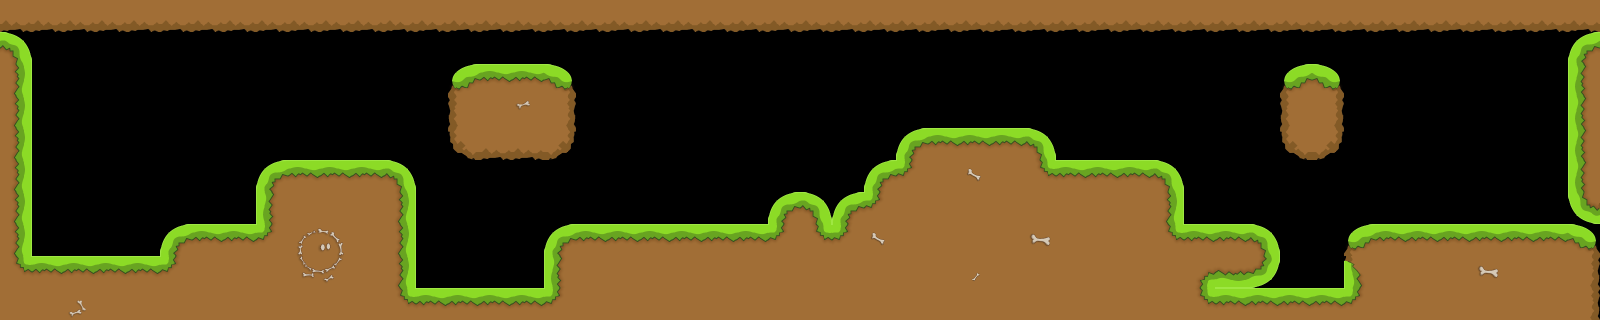

This game map was drawn from its Tiled (.tmx) file and the tilesets committed beside it. A one-line description and the trimmed map source follow:
An orthogonal 50x10 tile map with 32x32 px tiles, 1 tile layer (Ebene 1).

<map version="1.0" orientation="orthogonal" width="50" height="10" tilewidth="32" tileheight="32">
 <tileset firstgid="1" name="tiles" tilewidth="32" tileheight="32">
  <image source="../tiles/tiles.png" />
  <tile id="0">
   <properties>
    <property name="solid" value="0" />
   </properties>
  </tile>
  <tile id="1">
   <properties>
    <property name="solid" value="0" />
   </properties>
  </tile>
  <tile id="2">
   <properties>
    <property name="solid" value="0" />
   </properties>
  </tile>
  <tile id="3">
   <properties>
    <property name="solid" value="0" />
   </properties>
  </tile>
  <tile id="4">
   <properties>
    <property name="solid" value="1" />
   </properties>
  </tile>
  <tile id="5">
   <properties>
    <property name="solid" value="1" />
   </properties>
  </tile>
  <tile id="6">
   <properties>
    <property name="solid" value="0" />
   </properties>
  </tile>
  <tile id="7">
   <properties>
    <property name="solid" value="1" />
   </properties>
  </tile>
  <tile id="8">
   <properties>
    <property name="solid" value="1" />
   </properties>
  </tile>
  <tile id="9">
   <properties>
    <property name="solid" value="1" />
   </properties>
  </tile>
  <tile id="10">
   <properties>
    <property name="solid" value="1" />
   </properties>
  </tile>
  <tile id="11">
   <properties>
    <property name="solid" value="1" />
   </properties>
  </tile>
  <tile id="12">
   <properties>
    <property name="solid" value="1" />
   </properties>
  </tile>
  <tile id="13">
   <properties>
    <property name="solid" value="1" />
   </properties>
  </tile>
  <tile id="14">
   <properties>
    <property name="solid" value="1" />
   </properties>
  </tile>
  <tile id="15">
   <properties>
    <property name="solid" value="1" />
   </properties>
  </tile>
  <tile id="16">
   <properties>
    <property name="solid" value="1" />
   </properties>
  </tile>
  <tile id="17">
   <properties>
    <property name="solid" value="1" />
   </properties>
  </tile>
  <tile id="18">
   <properties>
    <property name="solid" value="1" />
   </properties>
  </tile>
  <tile id="19">
   <properties>
    <property name="solid" value="1" />
   </properties>
  </tile>
  <tile id="20">
   <properties>
    <property name="solid" value="1" />
   </properties>
  </tile>
  <tile id="21">
   <properties>
    <property name="solid" value="1" />
   </properties>
  </tile>
  <tile id="22">
   <properties>
    <property name="solid" value="1" />
   </properties>
  </tile>
  <tile id="23">
   <properties>
    <property name="solid" value="1" />
   </properties>
  </tile>
  <tile id="24">
   <properties>
    <property name="solid" value="1" />
   </properties>
  </tile>
  <tile id="25">
   <properties>
    <property name="solid" value="1" />
   </properties>
  </tile>
  <tile id="26">
   <properties>
    <property name="solid" value="0" />
   </properties>
  </tile>
  <tile id="27">
   <properties>
    <property name="solid" value="0" />
   </properties>
  </tile>
  <tile id="28">
   <properties>
    <property name="solid" value="0" />
   </properties>
  </tile>
  <tile id="29">
   <properties>
    <property name="solid" value="0" />
   </properties>
  </tile>
  <tile id="30">
   <properties>
    <property name="solid" value="0" />
   </properties>
  </tile>
  <tile id="32">
   <properties>
    <property name="solid" value="0" />
   </properties>
  </tile>
  <tile id="33">
   <properties>
    <property name="solid" value="0" />
   </properties>
  </tile>
  <tile id="34">
   <properties>
    <property name="solid" value="0" />
   </properties>
  </tile>
  <tile id="35">
   <properties>
    <property name="solid" value="0" />
   </properties>
  </tile>
  <tile id="36">
   <properties>
    <property name="solid" value="0" />
   </properties>
  </tile>
  <tile id="37">
   <properties>
    <property name="solid" value="0" />
   </properties>
  </tile>
  <tile id="38">
   <properties>
    <property name="solid" value="0" />
   </properties>
  </tile>
  <tile id="39">
   <properties>
    <property name="solid" value="0" />
   </properties>
  </tile>
  <tile id="40">
   <properties>
    <property name="solid" value="0" />
   </properties>
  </tile>
  <tile id="41">
   <properties>
    <property name="solid" value="0" />
   </properties>
  </tile>
 </tileset>
 <layer name="Ebene 1" width="50" height="10">
  <data>[500 cells, 253 non-empty, 30 distinct tile ids]</data>
 </layer>
</map>